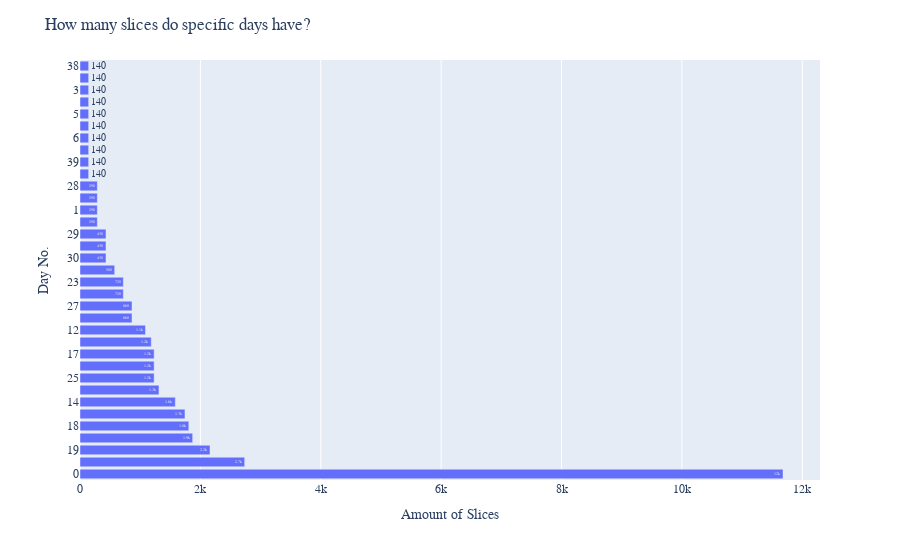

The cell this chart's notebook holds for it:
### Code cell
days = df_train["day"].value_counts().reset_index()

fig = px.bar(days, x='day', y='index', text_auto='.2s')
fig.update_layout(
    font_family="Courier New",
    title="How many slices do specific days have?",
    xaxis_title="Amount of Slices",
    yaxis_title="Day No.",
)
fig.show()

### Figure 1 — Plotly figure (JSON) as saved in the notebook; plotly's stock layout.template omitted (floating-point values rounded to 4 significant figures)
{"data": [{"alignmentgroup": "True", "hovertemplate": "day=%{x}<br>index=%{y}<extra></extra>", "legendgroup": "", "marker": {"color": "#636efa", "pattern": {"shape": ""}}, "name": "", "offsetgroup": "", "orientation": "h", "showlegend": false, "textposition": "auto", "texttemplate": "%{x:.2s}", "type": "bar", "x": [11680, 2736, 2160, 1872, 1808, 1744, 1584, 1312, 1232, 1232, 1232, 1184, 1088, 864, 864, 720, 720, 576, 432, 432, 432, 288, 288, 288, 288, 144, 144, 144, 144, 144, 144, 144, 144, 144, 144], "xaxis": "x", "y": ["0", "20", "19", "22", "18", "16", "14", "13", "25", "21", "17", "15", "12", "24", "27", "10", "23", "26", "30", "32", "29", "11", "1", "36", "28", "34", "39", "35", "6", "8", "5", "4", "3", "2", "38"], "yaxis": "y"}], "layout": {"barmode": "relative", "font": {"family": "Courier New"}, "legend": {"tracegroupgap": 0}, "margin": {"t": 60}, "title": {"text": "How many slices do specific days have?"}, "xaxis": {"anchor": "y", "domain": [0, 1], "title": {"text": "Amount of Slices"}}, "yaxis": {"anchor": "x", "domain": [0, 1], "title": {"text": "Day No."}}}}
